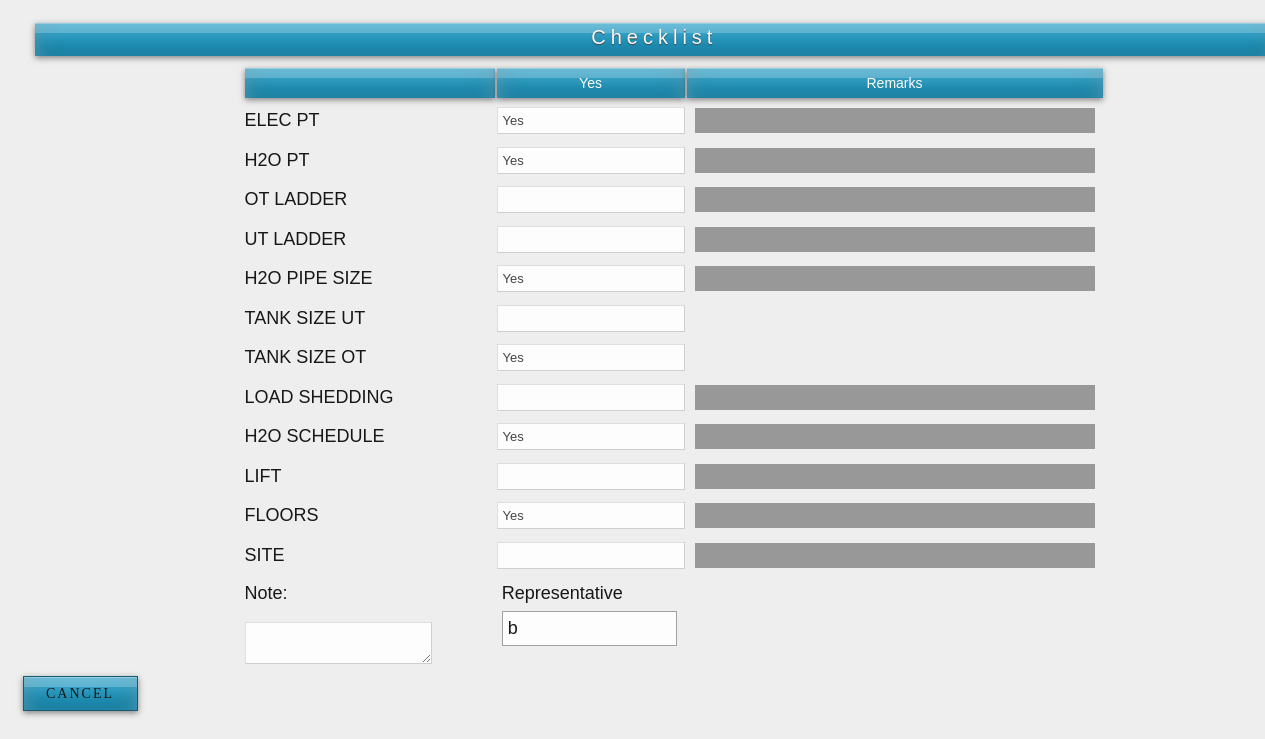
The page /viewchecklist.php on the database as committed earlier.
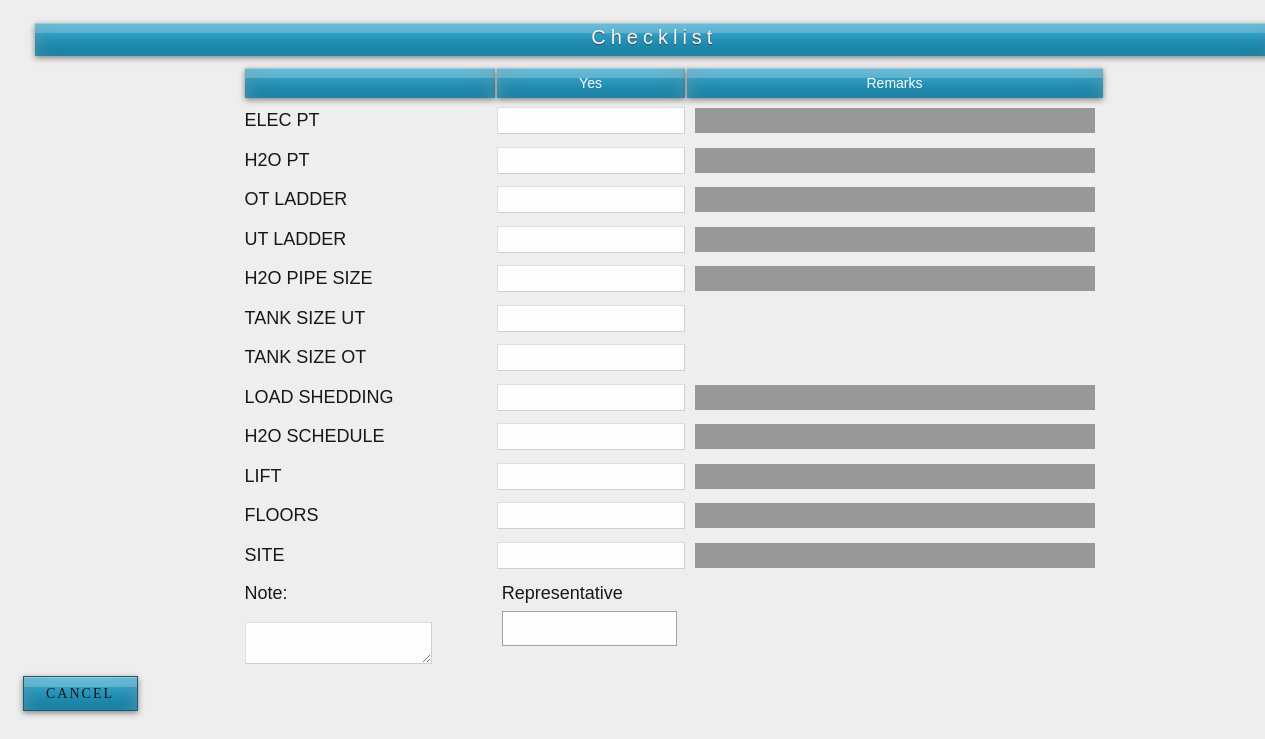
The same page on the database as committed later.
### tables this page shows
CREATE TABLE IF NOT EXISTS `checklist` (
  `ck_id` int(11) NOT NULL AUTO_INCREMENT,
  `c_id` int(11) NOT NULL,
  `c_date` varchar(25) NOT NULL,
  `elec` varchar(10) NOT NULL,
  `h2o` varchar(10) NOT NULL,
  `ot` varchar(10) NOT NULL,
  `ut` varchar(10) NOT NULL,
  `pipesize` varchar(10) NOT NULL,
  `tanksizeut` varchar(10) NOT NULL,
  `tanksizeot` varchar(10) NOT NULL,
  `loads` varchar(10) NOT NULL,
  `schedule` varchar(10) NOT NULL,
  `lift` varchar(10) NOT NULL,
  `floors` varchar(10) NOT NULL,
  `site` varchar(10) NOT NULL,
  `note` text NOT NULL,
  `representative` varchar(100) NOT NULL,
  `r1` varchar(100) NOT NULL,
  `r2` varchar(100) NOT NULL,
  `r3` varchar(100) NOT NULL,
  `r4` varchar(100) NOT NULL,
  `r5` varchar(100) NOT NULL,
  `r6` varchar(100) NOT NULL,
  `r66` varchar(100) NOT NULL,
  `r666` varchar(100) NOT NULL,
  `r7` varchar(100) NOT NULL,
  `r77` varchar(100) NOT NULL,
  `r777` varchar(100) NOT NULL,
  `r8` varchar(100) NOT NULL,
  `r9` varchar(100) NOT NULL,
  `r10` varchar(100) NOT NULL,
  `r11` varchar(100) NOT NULL,
  `r12` varchar(100) NOT NULL,
  PRIMARY KEY (`ck_id`)
);

### viewchecklist.php (the view, shortened to what this page needs)
<?php
	$v=$_REQUEST['id_v'];
	$qry_c="select * from checklist where c_id='$v'";
	$res_c=mysql_query($qry_c);
	$row_c=mysql_fetch_array($res_c);
?>
<html>
<head>
<link rel="stylesheet" href="styles.css" type="text/css" />
<link rel="stylesheet" href="styles2.css" type="text/css" />
</head>
<body>
<div id="container">
	<div id="sub-header">
    <div class="quo">
    	<br />
		<div class="quotation"><center>Checklist</center></div>
        <div>
        <form action="" method="post">
        <table class="checklist">
        <tr class="menu_header">
        <td width="250">&nbsp;</td><td width="60">Yes</td><td>Remarks</td>
        </tr>
        <tr>
        <td class="l_form" align="left">ELEC PT</td><td><input type="text" class="check" name="c1" value="<?php echo $row_c[3]; ?>" /></td><td><input type="text" class="c_in" name="r1" value="<?php echo $row_c[17]; ?>" /></td>
        </tr>
        <tr>
        <td class="l_form" align="left">H2O PT</td><td><input type="text" class="check" name="c2" value="<?php echo $row_c[4]; ?>"/></td><td><input type="text" class="c_in" name="r2" value="<?php echo $row_c[18]; ?>" /></td>
        </tr>
        <tr>
        <td class="l_form" align="left">OT LADDER</td><td><input type="text" class="check" name="c3" value="<?php echo $row_c[5]; ?>"/></td><td><input type="text" class="c_in" name="r3" value="<?php echo $row_c[19]; ?>" /></td>
        </tr>
        <tr>
        <td class="l_form" align="left">UT LADDER</td><td><input type="text" class="check" name="c4" value="<?php echo $row_c[6]; ?>"/></td><td><input type="text" class="c_in" name="r4" value="<?php echo $row_c[20]; ?>"/></td>
        </tr>
        <tr>
        <td class="l_form" align="left">H2O PIPE SIZE</td><td><input type="text" class="check" name="c5" value="<?php echo $row_c[7]; ?>"/></td><td><input type="text" class="c_in" name="r5" value="<?php echo $row_c[21]; ?>" /></td>
        </tr>
        <tr>
        <td class="l_form" align="left">TANK SIZE UT</td><td><input type="text" class="check" name="c6" value="<?php echo $row_c[8]; ?>"/></td><td><?php
		?></td>
        </tr>
        <tr>
        <td class="l_form" align="left">TANK SIZE OT</td><td><input type="text" class="check" name="c7" value="<?php echo $row_c[9]; ?>"/></td><td><?php
		?></td>
        </tr>
        <tr>
        <td class="l_form" align="left">LOAD SHEDDING</td><td><input type="text" class="check" name="c8" value="<?php echo $row_c[10]; ?>"/></td><td><input type="text" class="c_in" name="r8" value="<?php echo $row_c[28]; ?>"/></td>
        </tr>
        <tr>
        <td class="l_form" align="left">H2O SCHEDULE</td><td><input type="text" class="check" name="c9" value="<?php echo $row_c[11]; ?>"/></td><td><input type="text" class="c_in" name="r9" value="<?php echo $row_c[29]; ?>"/></td>
        </tr>
        <tr>
        <td class="l_form" align="left">LIFT</td><td><input type="text" class="check" name="c10" value="<?php echo $row_c[12]; ?>"/></td><td><input type="text" class="c_in" name="r10" value="<?php echo $row_c[30]; ?>"/></td>
        </tr>
        <tr>
        <td class="l_form" align="left">FLOORS</td><td><input type="text" class="check" name="c11" value="<?php echo $row_c[13]; ?>"/></td><td><input type="text" class="c_in" name="r11" value="<?php echo $row_c[31]; ?>"/></td>
        </tr>
        <tr>
        <td class="l_form" align="left">SITE</td><td ><input type="text" class="check" name="c12" value="<?php echo $row_c[14]; ?>"/></td><td><input type="text" class="c_in" name="r12" value="<?php echo $row_c[32]; ?>"/></td>
        </tr>
        </table>
        <table class="c_last">
        <tr>
        <td class="l_form">Note:</td><td class="l_form">Representative</td>
        </tr>
        <tr>
        <td><textarea class="c_add" name="c13"><?php echo $row_c[15]; ?></textarea></td>
        <td valign="top">
        <input type="text" class="q_in" value="<?php echo $row_c[16]; ?>"></td>
        </tr>
        </table>
        <div class="addclients_can">
         <input name="can" class="formbutton" value="Cancel" type="submit" />
        </div>
        </div>
    </div>
    </div>
    </div>
</body>
</html>

Rows that differ between the two databases and show on the page:
removed checklist: c1 "Yes", c2 "Yes", c5 "Yes", c7 "Yes", c9 "Yes", c11 "Yes", representative "b"
